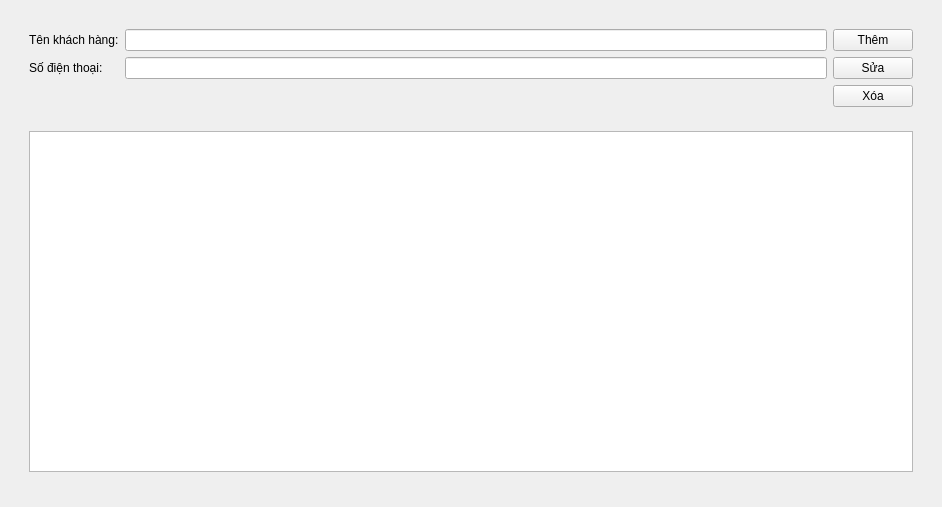
<?xml version="1.0" encoding="UTF-8"?>
<ui version="4.0">
 <class>Form</class>
 <widget class="QWidget" name="Form">
  <property name="geometry">
   <rect>
    <x>0</x>
    <y>0</y>
    <width>942</width>
    <height>507</height>
   </rect>
  </property>
  <property name="windowTitle">
   <string>Form</string>
  </property>
  <layout class="QHBoxLayout" name="horizontalLayout">
   <item>
    <widget class="QWidget" name="widget" native="true">
     <layout class="QVBoxLayout" name="verticalLayout">
      <item>
       <widget class="QWidget" name="widget_3" native="true">
        <layout class="QGridLayout" name="gridLayout">
         <item row="2" column="6">
          <widget class="QPushButton" name="btnSua">
           <property name="text">
            <string>Sửa</string>
           </property>
          </widget>
         </item>
         <item row="0" column="6">
          <widget class="QPushButton" name="btnThem">
           <property name="text">
            <string>Thêm</string>
           </property>
          </widget>
         </item>
         <item row="3" column="6">
          <widget class="QPushButton" name="btnXoa">
           <property name="text">
            <string>Xóa</string>
           </property>
          </widget>
         </item>
         <item row="0" column="0">
          <widget class="QLabel" name="label_3">
           <property name="text">
            <string>Tên khách hàng:</string>
           </property>
          </widget>
         </item>
         <item row="0" column="1">
          <widget class="QLineEdit" name="txtTenKhachHang"/>
         </item>
         <item row="2" column="1">
          <widget class="QLineEdit" name="txtSoDienThoai"/>
         </item>
         <item row="2" column="0">
          <widget class="QLabel" name="label_2">
           <property name="text">
            <string>Số điện thoại:</string>
           </property>
          </widget>
         </item>
        </layout>
       </widget>
      </item>
      <item>
       <widget class="QWidget" name="widget_2" native="true">
        <layout class="QHBoxLayout" name="horizontalLayout_2">
         <item>
          <widget class="QTableWidget" name="tableWidget">
           <attribute name="horizontalHeaderStretchLastSection">
            <bool>true</bool>
           </attribute>
           <attribute name="verticalHeaderVisible">
            <bool>false</bool>
           </attribute>
          </widget>
         </item>
        </layout>
       </widget>
      </item>
      <item>
       <widget class="QWidget" name="widget_4" native="true"/>
      </item>
     </layout>
    </widget>
   </item>
  </layout>
 </widget>
 <resources/>
 <connections/>
</ui>
